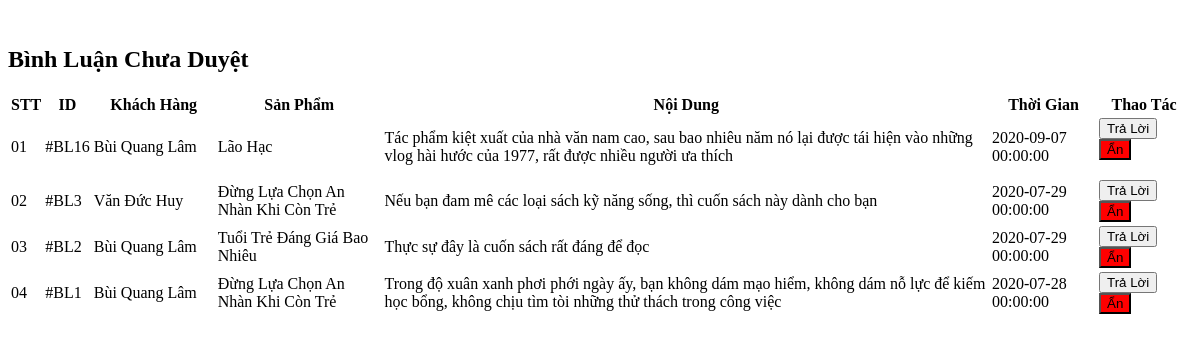
The app's page /hkbook_store/admin/binhluan/ds-binhluan.php with its own data.
### tables this page shows
CREATE TABLE `comment` (
  `MaBL` int(11) NOT NULL,
  `MaSP` int(11) DEFAULT NULL,
  `MaKH` int(11) DEFAULT NULL,
  `TieuDe` varchar(50) DEFAULT NULL,
  `NoiDung` varchar(300) DEFAULT NULL,
  `ThoiGian` datetime DEFAULT NULL,
  `TrangThai` int(1) DEFAULT NULL
);

CREATE TABLE `khachhang` (
  `MaKH` int(11) NOT NULL,
  `TaiKhoan` varchar(50) NOT NULL,
  `MatKhau` varchar(2000) NOT NULL,
  `HoTen` varchar(100) DEFAULT NULL,
  `Email` varchar(25) DEFAULT NULL,
  `SDT` float DEFAULT NULL,
  `DiaChi` varchar(50) DEFAULT NULL,
  `TrangThai` int(1) DEFAULT NULL
);

CREATE TABLE `sanpham` (
  `MaSP` int(11) NOT NULL,
  `TenSP` varchar(100) NOT NULL,
  `MaLoai` varchar(10) DEFAULT NULL,
  `MaTG` int(11) DEFAULT NULL,
  `Hinh` varchar(100) DEFAULT NULL,
  `DonGia` int(11) NOT NULL,
  `SoluongCon` int(11) NOT NULL,
  `NXB` varchar(100) DEFAULT NULL,
  `MoTa` mediumtext NOT NULL,
  `GiamGia` int(100) DEFAULT NULL,
  `TrangThai` int(1) NOT NULL
);

### hkbook_store/lib/database.php (called while the page is built, shortened)
<?php
Class Database extends PDO{
   public $host   = DB_HOST;
   public $user   = DB_USER;
   public $pass   = DB_PASS;
   public $dbname = DB_NAME;
   public $link;
 public function __construct(){
  mysqli_set_charset($this->link, 'UTF8');
 }
private function connectDB(){
   $this->link = new mysqli($this->host, $this->user, $this->pass,
    $this->dbname);
 }
public function select($query){
  $result = $this->link->query($query) or
   die($this->link->error.__LINE__);
  if($result->num_rows > 0){
    return $result;
  } else {
    return false;
  }
 }
}

### hkbook_store/classes/product.php (called while the page is built, shortened)
<?php
$filepath = realpath(dirname(__FILE__));
include_once ($filepath . '/../lib/database.php');
?>
<?php
class product {
    private $db;
    public function __construct() {
        $this->db = new Database();
    }
    public function show_product_id($id) {
        $query = "SELECT TenSP FROM sanpham where MaSP='$id' ";
        $result = $this->db->select($query);
        return $result;
    }
}

### hkbook_store/admin/binhluan/ds-binhluan.php (the view, shortened to what this page needs)
<?php include '../classes/khachhang.php'; ?>
<?php include '../classes/product.php'; ?>
<?php
$kh = new khachhang();
$pd = new product();
?>
<table class="data display datatable" id="example">
    <thead>
    <h2>Bình Luận Chưa Duyệt</h2>
    <tr class="odd gradeX">
        <th>STT</th>
        <th>ID</th>
        <th width="120">Khách Hàng</th>
        <th>Sản Phẩm</th>
        <th>Nội Dung</th>
        <th>Thời Gian</th>
        <th width="90">Thao Tác</th>
    </tr>
</thead>
<tbody>
    <?php
    $list = $kh->showbinhluanall();
    $i = 0;
    if ($list) {
        while ($result = $list->fetch_assoc()) {
            $i++;
            $idbl = $result['MaBL'];
            $tenkh = $kh->showtenkh($result['MaKH']);
            $ten = $tenkh->fetch_assoc();
            $tensp = $pd->show_product_id($result['MaSP']);
            $sp = $tensp->fetch_assoc();
            ?>
            <tr class="odd gradeX">
                <td><?php echo"0";echo $i ?></td>
                <td><?php echo'#BL';echo $result['MaBL'] ?></td>
                <td><?php echo $ten['HoTen'] ?></td>
                <td><?php echo $sp['TenSP']?></td>
                <td><?php echo $result['NoiDung'] ?></td>
                <td><?php echo $result['ThoiGian'] ?></td>
                 <td><form action="binhluan/update.php" method='POST'><button name="contac">Trả Lời</button>
                         <?php
                         if($result['TrangThai']== 0){
                          echo"<button style=' background:red' type='submit' name='stt_remove' value='$idbl'>Ẩn</button>";
                         }
                         else{
                          echo"<button style=' background:green' type='submit' name='stt_active' value='$idbl'>Hiện</button>";
                         }
                         ?>
                 </td>
                <?php
            }
        }
        ?>
    </tr>
</tbody>
</table>

### records on screen
comment: MaBL "16", MaKH.HoTen "Bùi Quang Lâm", MaSP.TenSP "Lão Hạc", NoiDung "Tác phẩm kiệt xuất của nhà văn nam cao, sau bao nhiêu năm nó lại được tái hiện vào những vlog hài hước của 1977, rất được nhiều người ưa thích", ThoiGian "2020-09-07 00:00:00"
comment: MaBL "3", MaKH.HoTen "Văn Đức Huy", MaSP.TenSP "Đừng Lựa Chọn An Nhàn Khi Còn Trẻ", NoiDung "Nếu bạn đam mê các loại sách kỹ năng sống, thì cuốn sách này dành cho bạn", ThoiGian "2020-07-29 00:00:00"
comment: MaBL "2", MaKH.HoTen "Bùi Quang Lâm", MaSP.TenSP "Tuổi Trẻ Đáng Giá Bao Nhiêu", NoiDung "Thực sự đây là cuốn sách rất đáng để đọc", ThoiGian "2020-07-29 00:00:00"
comment: MaBL "1", MaKH.HoTen "Bùi Quang Lâm", MaSP.TenSP "Đừng Lựa Chọn An Nhàn Khi Còn Trẻ", NoiDung "Trong độ xuân xanh phơi phới ngày ấy, bạn không dám mạo hiểm, không dám nỗ lực để kiếm học bổng, không chịu tìm tòi những thử thách trong công việc", ThoiGian "2020-07-28 00:00:00"
